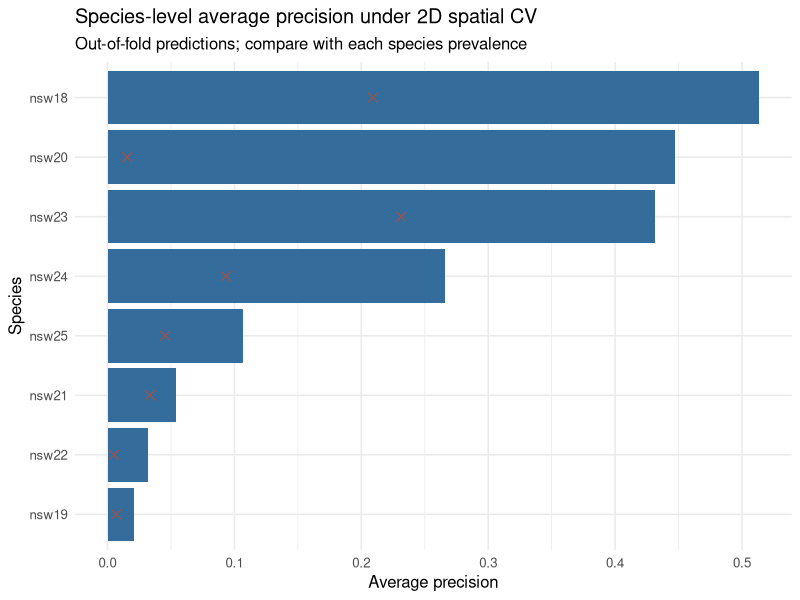
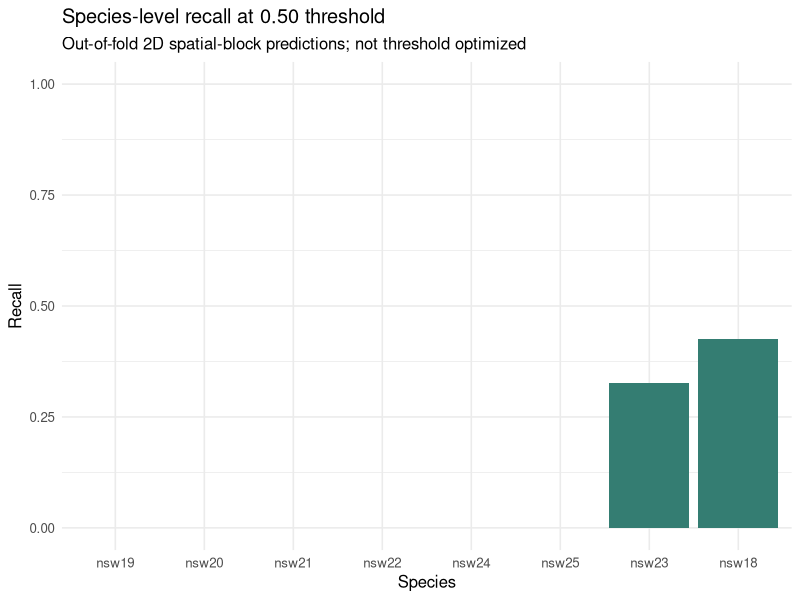

The R script that drew these images, in order:
# Species-level audit of existing 2D spatial out-of-fold predictions.
# Descriptive diagnostics: same fitted models, no additional tuning.
suppressPackageStartupMessages(library(ggplot2))
d <- read.csv("data/train.csv",stringsAsFactors=FALSE)
p <- read.csv("results/spatial_2d_block_cv_predictions.csv",stringsAsFactors=FALSE)
stopifnot(!anyDuplicated(d$id),!anyDuplicated(p$id),nrow(p)==nrow(d))
m <- merge(p,d[,c("id","plot","Species","pres.abs")],by="id",all.x=TRUE,
           suffixes=c("_pred","_train"),sort=FALSE)
stopifnot(nrow(m)==nrow(d),!anyNA(m$Species),
          all(m$plot_pred==m$plot_train),
          all(m$observed==m$pres.abs))
safe <- function(x,y) if(y>0) x/y else NA_real_
species <- sort(unique(m$Species))
metrics <- do.call(rbind,lapply(species,function(sp){
 z <- m[m$Species==sp,]
 y <- z$observed; prob <- z$predicted_probability
 pred <- prob>=.5
 tp <- sum(pred & y==1); fp <- sum(pred & y==0)
 tn <- sum(!pred & y==0); fn <- sum(!pred & y==1)
 # Rank-based AUC with ties averaged; only defined for both classes.
 auc <- if(sum(y==1)>0 && sum(y==0)>0) {
  (sum(rank(prob,ties.method="average")[y==1])-
   sum(y==1)*(sum(y==1)+1)/2)/(sum(y==1)*sum(y==0))
 } else NA_real_
 ap <- if(sum(y==1)>0){
  o <- order(-prob,seq_along(prob))
  sum((cumsum(y[o]==1)/seq_along(o))[y[o]==1])/sum(y)
 } else NA_real_
 data.frame(Species=sp,n=nrow(z),positive=sum(y),prevalence=mean(y),
   roc_auc=auc,average_precision=ap,
   brier=mean((prob-y)^2),mean_probability=mean(prob),
   precision=safe(tp,tp+fp),recall=safe(tp,tp+fn),
   f1=safe(2*tp,2*tp+fp+fn),tp=tp,fp=fp,tn=tn,fn=fn)
}))
dir.create("results/figures",recursive=TRUE,showWarnings=FALSE)
write.csv(metrics,"results/spatial_2d_species_metrics.csv",row.names=FALSE)
g <- ggplot(metrics,aes(reorder(Species,average_precision),average_precision))+
 geom_col(fill="#346c9c")+coord_flip()+
 labs(title="Species-level average precision under 2D spatial CV",
      subtitle="Out-of-fold predictions; compare with each species prevalence",
      x="Species",y="Average precision")+
 geom_point(aes(y=prevalence),shape=4,color="#ba4b33",size=2.8)+
 theme_minimal(base_size=12)
ggsave("results/figures/18_spatial_2d_species_ap.png",g,width=9,height=6,dpi=160)
g2 <- ggplot(metrics,aes(reorder(Species,recall),recall))+
 geom_col(fill="#347d72")+coord_flip()+coord_cartesian(ylim=c(0,1))+
 labs(title="Species-level recall at 0.50 threshold",
      subtitle="Out-of-fold 2D spatial-block predictions; not threshold optimized",
      x="Species",y="Recall")+
 theme_minimal(base_size=12)
ggsave("results/figures/19_spatial_2d_species_recall.png",g2,width=9,height=6,dpi=160)
print(metrics)
